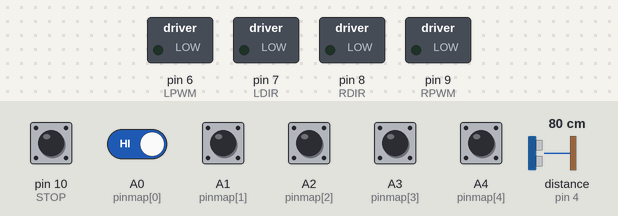
This sketch was run on a simulated Arduino Uno, built with avr-gcc and run on an emulated ATmega328P. Parts: switched loads named in the sketch (green lamp = pin HIGH). The test bench sets the inputs (shaded band); at power-on: A0 (pinmap[0]), A1 (pinmap[1]), A2 (pinmap[2]), A3 (pinmap[3]), A4 (pinmap[4]), pin 10 (STOP) HIGH, distance to the obstacle (sensor on pin 4) 80 cm. The echo pulse lasts 58.3 µs per cm; pins used as bus, display or sensor lines are not drawn; what the sketch prints to the serial monitor is not drawn.

Above: at 1.2 s.
1.3 s: pin 10 (STOP) pulled LOW for 0.15 s
3.2 s: A2 (pinmap[2]) pulled LOW for 0.15 s
6.3 s: A1 (pinmap[1]) pulled LOW for 0.15 s
7.9 s: A3 (pinmap[3]) pulled LOW for 0.15 s
11.1 s: pin 10 (STOP) driven LOW and A0 (pinmap[0]) driven LOW and A1 (pinmap[1]) driven LOW and A2 (pinmap[2]) driven LOW and A3 (pinmap[3]) driven LOW
At 11.9 s:
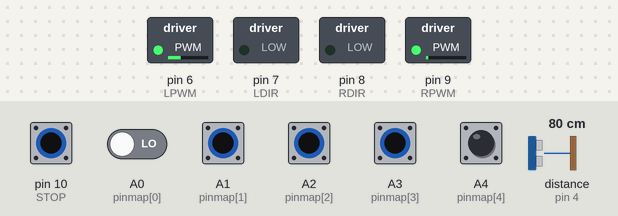
Timing chart, 0 to 13.6 s (numbered marks = the images above; inputs shaded):
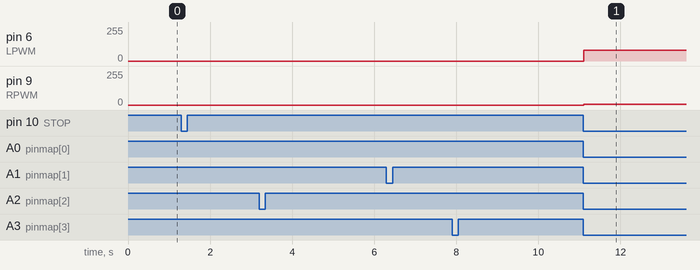

Measured:
- after the input at 11.1 s, pin 6 (LPWM): 0/255 → 80/255 at once; pin 9 (RPWM): 0/255 → 5/255 at once

The sketch:

code.ino
```cpp
#define sensor PIND

#define LDIR 7
#define LPWM 6
#define RDIR 8
#define RPWM 9
#define STOP 10  // ct hanh trinh
#define detect 12 // cb phat hien vat can
#define trig 3 //chân trig của HC-SR05
#define echo 4//chân echo của HC-SR05
//---------------------------------------------------

unsigned char pinmap[5]={ A0, A1, A2, A3, A4};
unsigned char temp;
unsigned char in;
unsigned char errorLeft = 0, errorRight = 1;
unsigned int dodai =0;
void setup()
{
 Serial.begin(9600);
//---------------PWM------------------------//
 pinMode(LDIR,OUTPUT);
 pinMode(LPWM,OUTPUT);
 pinMode(RDIR,OUTPUT);
 pinMode(RPWM,OUTPUT);
 pinMode(detect,INPUT);
 pinMode(STOP,INPUT);
 digitalWrite(LDIR,LOW);
 digitalWrite(RDIR,LOW);
 pinMode(trig,OUTPUT);//chân trig sẽ phát tín hiệu
 pinMode(echo,INPUT);//chân echo sẽ nhận tín hiệu


 //---------------Port Sensor------------------------//
  for(int i=0; i<5;i++)
  {
    pinMode(pinmap[i],INPUT);
  }
  for(int i=0; i<5;i++)
  {
    digitalWrite(pinmap[i],HIGH);
  }
//-------------------------------------------------//
}
int Distance_cm ()
{
  unsigned long duration;//biến đo thời gian
  int distance;//biến lưu khoảng cách

  /* phát xung từ chân trig */
  digitalWrite(trig,0);//tắt chân trig
  delayMicroseconds(2);
  digitalWrite(trig,1);// phát xung từ chân trig
  delayMicroseconds(5);// xung có độ dài 5 microSeconds
  digitalWrite(trig,0);//tắt chân trig

  /* tính toán thời gian */
  duration = pulseIn(echo,HIGH);//đo độ rộng xung HIGH ở chân echo.
  distance = int(duration/2/29.412);//tính khoảng cách đến vật.

  /* in kết quả ra Serial monitor */
 // Serial.print(distance);
 // Serial.println("cm");
 // delay(200);
  return distance;

}

//-----------------------------function------------------------//
void OnLine(int speedL,int speedR,int offset )
{
       temp= read_sensor();
        switch (temp)
        {

          case 0x04:
                        //Robot di thang
                        speed(speedL,speedR);
                        dodai=Distance_cm();
                        errorLeft = 0;
                        errorRight = 0;
          break;
          case 0x00:
                         speed(0,0);
                         dodai=Distance_cm();
                        errorLeft = 0;
                        errorRight = 0;

         // break;
          case 0x0C: //01100
                        //Robot lech trai cap 1
                          speed(speedL - 1*offset,speedR);
                          dodai=Distance_cm();
                        errorLeft = 1;
                        errorRight = 0;
          break;
          case 0x08: //01000
                        //Robot lech trai cap 2
                          speed(speedL - 2*offset,speedR);
                          dodai=Distance_cm();
                        errorLeft = 1;
                        errorRight = 0;
          break;
          case 0x18: //11000
                        //Robot lech trai cap 3
                     speed(speedL - 4*offset,speedR);
                     dodai=Distance_cm();
                        errorLeft = 1;
                        errorRight = 0;
          break;
          case 0x10: //10000
                        //Robot lech trai cap 4
                       speed(speedL -5*offset,speedR);
                       dodai=Distance_cm();
                        errorLeft = 1;
                        errorRight = 0;
          break;

//-----------------------case lech phai----------------------------

         case 0x06 : //00110
                        //Robot lech phai cap 1
                        speed(speedL,speedR - 1*offset);
                        dodai=Distance_cm();
                        errorLeft = 0;
                        errorRight = 1;
          break;
          case 0x02 : //00010
                        //Robot lech phai cap 2
                        speed(speedL,speedR - 2*offset);
                        dodai=Distance_cm();
                        errorLeft = 0;
                        errorRight = 1;
          break;
          case 0x03 : //00011
                        //Robot lech phai cap 3
                       speed(speedL,speedR - 4*offset);
                       dodai=Distance_cm();
                        errorLeft = 0;
                        errorRight = 1;
          break;
         case 0x01 : //00001
                        //Robot lech phai cap 4
                         speed(speedL,speedR - 5*offset);
                         dodai=Distance_cm();
                        errorLeft = 0;
                        errorRight = 1;
          break;

       //----------------------------------------------------
          default:
                      // speed(0,0);
//dodai=Distance_cm();

          break;
        }

}
//----------------------------------------------------------------------//

//-------------------------------------------------------------------//
unsigned char read_sensor()
{
 char i;
 unsigned char tam=0, value=0;
 unsigned char pin[5];
 for(i=0;i<5;i++)
 {
  pin[i]=digitalRead(pinmap[i]);
 }
 for(i=0;i<5;i++)
 {
 tam=(tam|pin[i]);
     if(i==4)
     {
       value=tam;
       break;
     }
     else tam=(tam<<1);

 }
  value =value;
  Serial.print(value,HEX);       // print as an ASCII-encoded decimal - same as "DEC"
  Serial.print("\n");
  return value;
}


//-----------------------------------------------------------//
void speed( int speedDC_left, int speedDC_right)
{
    if(speedDC_left>0)
    {
      analogWrite(LPWM,speedDC_left);
      digitalWrite(LDIR,LOW);
    }
    else if(speedDC_left<0)
    { speedDC_left=-speedDC_left;
      analogWrite(LPWM,speedDC_left);
      digitalWrite(LDIR,HIGH);
    }
    else if( speedDC_left==0)
    {
     digitalWrite(LDIR,LOW);
     digitalWrite(LPWM,LOW);
    };
    if(speedDC_right>0)
    {
      analogWrite(RPWM,speedDC_right);
      digitalWrite(RDIR,LOW);
    }
    else if(speedDC_right<0)
    { speedDC_right=-speedDC_right;
      analogWrite(RPWM,speedDC_right);
      digitalWrite(RDIR,HIGH);
    }
    else if (speedDC_right==0)
    {
     digitalWrite(RDIR,LOW);
     digitalWrite(RPWM,LOW);
    };

}
void loop()
{ while(digitalRead(STOP)==0)
  { read_sensor();
  dodai=Distance_cm();
 if(dodai>20)
      while(dodai>20)
      {
           OnLine(80,80,15  ) ;

      }


   if(dodai<=20)
                          { while(digitalRead(STOP)==0)
                            {
                              speed(0,0);
                             delay(500);
                              speed(80,40);
                              delay(500);
                              speed(80,80);
                              delay(200);
                             speed(40,80);
                             delay(1000);
                             speed(80,80);
                              delay(200);
                             dodai=Distance_cm();
                          //   if(read_sensor()==0x01||read_sensor()==0x03)
                             break;
                             }
                          }
  }        speed(0,0);
}
```
